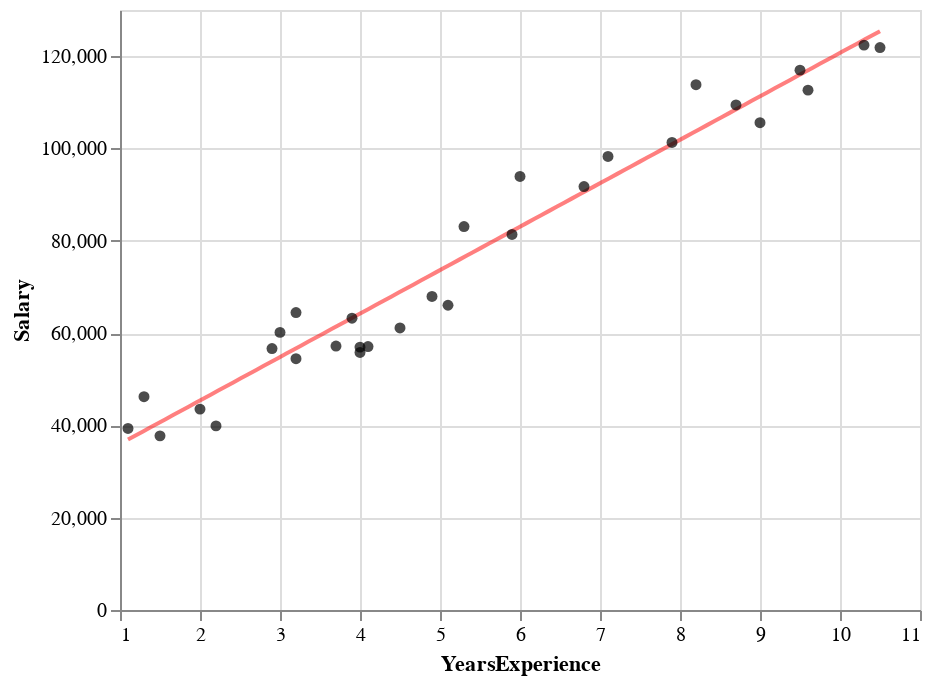

Notebook source saved alongside this figure:
### Markdown cell above
## 1.2 Construct HOPs of the salary data

Now that you have all the pieces, you should be able to put them together to construct a HOPs visualization.

First, run the following code chunk a few times: you should notice that the fit line moves each time you run it.

### Code cell
points_chart = get_salary_points_chart()
salary_reg = get_one_bootstrap_salary_fit()
line_chart = get_salary_linear_fit_chart(salary_reg)
line_chart + points_chart

### Figure 1 — Vega-Lite specification as saved in the notebook (floating-point values rounded to 4 significant figures)
{"config": {"view": {"continuousWidth": 400, "continuousHeight": 300}}, "layer": [{"data": {"name": "data-bd018be71be82d9d1ce3c67bcf8fcaf4"}, "mark": {"type": "line", "color": "red", "opacity": 0.5}, "encoding": {"x": {"type": "quantitative", "field": "YearsExperience"}, "y": {"type": "quantitative", "field": "Salary"}}}, {"data": {"name": "data-09773d8f115bcdd7976eced50e1ebdda"}, "mark": {"type": "circle", "color": "black"}, "encoding": {"x": {"type": "quantitative", "field": "YearsExperience"}, "y": {"type": "quantitative", "field": "Salary"}}}], "$schema": "https://vega.github.io/schema/vega-lite/v4.8.1.json", "datasets": {"data-bd018be71be82d9d1ce3c67bcf8fcaf4": [{"YearsExperience": 1.1, "Salary": 36930.0}, {"YearsExperience": 1.194, "Salary": 37810.0}, {"YearsExperience": 1.288, "Salary": 38700.0}, {"YearsExperience": 1.382, "Salary": 39580.0}, {"YearsExperience": 1.476, "Salary": 40470.0}, {"YearsExperience": 1.57, "Salary": 41350.0}, {"YearsExperience": 1.664, "Salary": 42240.0}, {"YearsExperience": 1.758, "Salary": 43120.0}, {"YearsExperience": 1.852, "Salary": 44010.0}, {"YearsExperience": 1.946, "Salary": 44890.0}, {"YearsExperience": 2.04, "Salary": 45780.0}, {"YearsExperience": 2.134, "Salary": 46660.0}, {"YearsExperience": 2.228, "Salary": 47550.0}, {"YearsExperience": 2.322, "Salary": 48430.0}, {"YearsExperience": 2.416, "Salary": 49320.0}, {"YearsExperience": 2.51, "Salary": 50200.0}, {"YearsExperience": 2.604, "Salary": 51080.0}, {"YearsExperience": 2.698, "Salary": 51970.0}, {"YearsExperience": 2.792, "Salary": 52850.0}, {"YearsExperience": 2.886, "Salary": 53740.0}, {"YearsExperience": 2.98, "Salary": 54620.0}, {"YearsExperience": 3.074, "Salary": 55510.0}, {"YearsExperience": 3.168, "Salary": 56390.0}, {"YearsExperience": 3.262, "Salary": 57280.0}, {"YearsExperience": 3.356, "Salary": 58160.0}, {"YearsExperience": 3.45, "Salary": 59050.0}, {"YearsExperience": 3.544, "Salary": 59930.0}, {"YearsExperience": 3.638, "Salary": 60820.0}, {"YearsExperience": 3.732, "Salary": 61700.0}, {"YearsExperience": 3.826, "Salary": 62590.0}, {"YearsExperience": 3.92, "Salary": 63470.0}, {"YearsExperience": 4.014, "Salary": 64360.0}, {"YearsExperience": 4.108, "Salary": 65240.0}, {"YearsExperience": 4.202, "Salary": 66130.0}, {"YearsExperience": 4.296, "Salary": 67010.0}, {"YearsExperience": 4.39, "Salary": 67900.0}, {"YearsExperience": 4.484, "Salary": 68780.0}, {"YearsExperience": 4.578, "Salary": 69670.0}, {"YearsExperience": 4.672, "Salary": 70550.0}, {"YearsExperience": 4.766, "Salary": 71440.0}, {"YearsExperience": 4.86, "Salary": 72320.0}, {"YearsExperience": 4.954, "Salary": 73200.0}, {"YearsExperience": 5.048, "Salary": 74090.0}, {"YearsExperience": 5.142, "Salary": 74970.0}, {"YearsExperience": 5.236, "Salary": 75860.0}, {"YearsExperience": 5.33, "Salary": 76740.0}, {"YearsExperience": 5.424, "Salary": 77630.0}, {"YearsExperience": 5.518, "Salary": 78510.0}, {"YearsExperience": 5.612, "Salary": 79400.0}, {"YearsExperience": 5.706, "Salary": 80280.0}, {"YearsExperience": 5.8, "Salary": 81170.0}, {"YearsExperience": 5.894, "Salary": 82050.0}, {"YearsExperience": 5.988, "Salary": 82940.0}, {"YearsExperience": 6.082, "Salary": 83820.0}, {"YearsExperience": 6.176, "Salary": 84710.0}, {"YearsExperience": 6.27, "Salary": 85590.0}, {"YearsExperience": 6.364, "Salary": 86480.0}, {"YearsExperience": 6.458, "Salary": 87360.0}, {"YearsExperience": 6.552, "Salary": 88250.0}, {"YearsExperience": 6.646, "Salary": 89130.0}, {"YearsExperience": 6.74, "Salary": 90020.0}, {"YearsExperience": 6.834, "Salary": 90900.0}, {"YearsExperience": 6.928, "Salary": 91790.0}, {"YearsExperience": 7.022, "Salary": 92670.0}, {"YearsExperience": 7.116, "Salary": 93560.0}, {"YearsExperience": 7.21, "Salary": 94440.0}, {"YearsExperience": 7.304, "Salary": 95320.0}, {"YearsExperience": 7.398, "Salary": 96210.0}, {"YearsExperience": 7.492, "Salary": 97090.0}, {"YearsExperience": 7.586, "Salary": 97980.0}, {"YearsExperience": 7.68, "Salary": 98860.0}, {"YearsExperience": 7.774, "Salary": 99750.0}, {"YearsExperience": 7.868, "Salary": 100600.0}, {"YearsExperience": 7.962, "Salary": 101500.0}, {"YearsExperience": 8.056, "Salary": 102400.0}, {"YearsExperience": 8.15, "Salary": 103300.0}, {"YearsExperience": 8.244, "Salary": 104200.0}, {"YearsExperience": 8.338, "Salary": 105100.0}, {"YearsExperience": 8.432, "Salary": 105900.0}, {"YearsExperience": 8.526, "Salary": 106800.0}, {"YearsExperience": 8.62, "Salary": 107700.0}, {"YearsExperience": 8.714, "Salary": 108600.0}, {"YearsExperience": 8.808, "Salary": 109500.0}, {"YearsExperience": 8.902, "Salary": 110400.0}, {"YearsExperience": 8.996, "Salary": 111300.0}, {"YearsExperience": 9.09, "Salary": 112100.0}, {"YearsExperience": 9.184, "Salary": 113000.0}, {"YearsExperience": 9.278, "Salary": 113900.0}, {"YearsExperience": 9.372, "Salary": 114800.0}, {"YearsExperience": 9.466, "Salary": 115700.0}, {"YearsExperience": 9.56, "Salary": 116600.0}, {"YearsExperience": 9.654, "Salary": 117400.0}, {"YearsExperience": 9.748, "Salary": 118300.0}, {"YearsExperience": 9.842, "Salary": 119200.0}, {"YearsExperience": 9.936, "Salary": 120100.0}, {"YearsExperience": 10.03, "Salary": 121000.0}, {"YearsExperience": 10.12, "Salary": 121900.0}, {"YearsExperience": 10.22, "Salary": 122800.0}, {"YearsExperience": 10.31, "Salary": 123600.0}, {"YearsExperience": 10.41, "Salary": 124500.0}, {"YearsExperience": 10.5, "Salary": 125400.0}], "data-09773d8f115bcdd7976eced50e1ebdda": [{"YearsExperience": 1.1, "Salary": 39340.0}, {"YearsExperience": 1.3, "Salary": 46200.0}, {"YearsExperience": 1.5, "Salary": 37730.0}, {"YearsExperience": 2.0, "Salary": 43520.0}, {"YearsExperience": 2.2, "Salary": 39890.0}, {"YearsExperience": 2.9, "Salary": 56640.0}, {"YearsExperience": 3.0, "Salary": 60150.0}, {"YearsExperience": 3.2, "Salary": 54440.0}, {"YearsExperience": 3.2, "Salary": 64440.0}, {"YearsExperience": 3.7, "Salary": 57190.0}, {"YearsExperience": 3.9, "Salary": 63220.0}, {"YearsExperience": 4.0, "Salary": 55790.0}, {"YearsExperience": 4.0, "Salary": 56960.0}, {"YearsExperience": 4.1, "Salary": 57080.0}, {"YearsExperience": 4.5, "Salary": 61110.0}, {"YearsExperience": 4.9, "Salary": 67940.0}, {"YearsExperience": 5.1, "Salary": 66030.0}, {"YearsExperience": 5.3, "Salary": 83090.0}, {"YearsExperience": 5.9, "Salary": 81360.0}, {"YearsExperience": 6.0, "Salary": 93940.0}, {"YearsExperience": 6.8, "Salary": 91740.0}, {"YearsExperience": 7.1, "Salary": 98270.0}, {"YearsExperience": 7.9, "Salary": 101300.0}, {"YearsExperience": 8.2, "Salary": 113800.0}, {"YearsExperience": 8.7, "Salary": 109400.0}, {"YearsExperience": 9.0, "Salary": 105600.0}, {"YearsExperience": 9.5, "Salary": 117000.0}, {"YearsExperience": 9.6, "Salary": 112600.0}, {"YearsExperience": 10.3, "Salary": 122400.0}, {"YearsExperience": 10.5, "Salary": 121900.0}]}}
